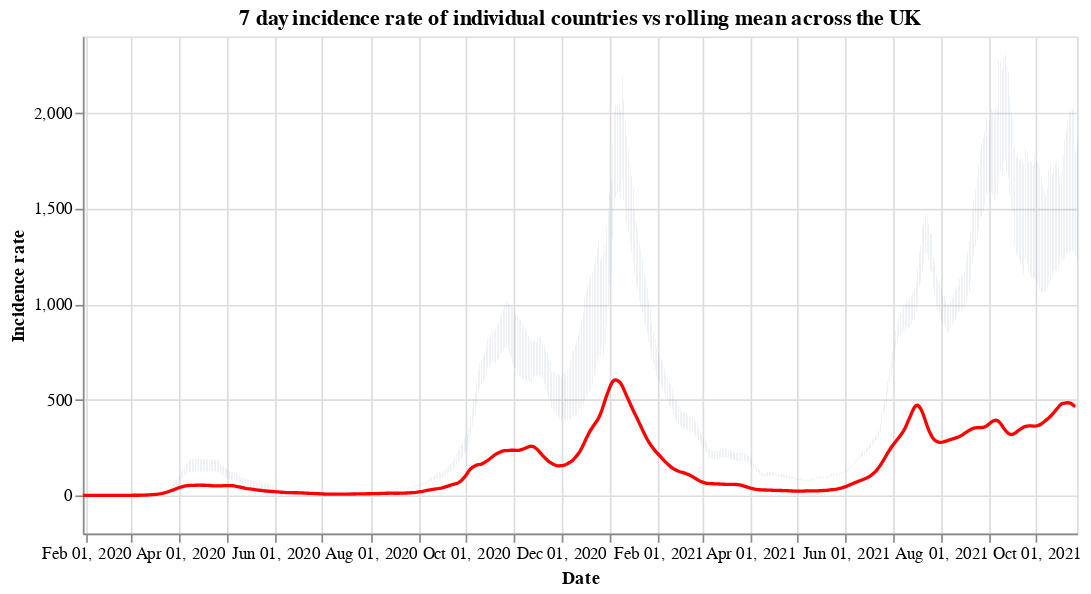

Source (notebook cell):
### Code cell
#collapse
countries = uk_cases['areaName'].unique()
countries.sort()

selection = alt.selection_single(
    name='Select',
    fields=['areaName'],
    init={'areaName': 'Wales'},
    bind={'areaName': alt.binding_select(options=countries)}
)

# scatter plot, modify opacity based on selection
bars = alt.Chart(uk_cases).mark_bar().add_selection(
    selection
).encode(
    x=alt.X("yearmonthdate(date):T", axis=alt.Axis(title='Date')),
    y=alt.Y("weeklyCasesRate:Q", axis=alt.Axis(title='Incidence rate')),
    tooltip='weeklyCasesRate:Q',
    opacity=alt.condition(selection, alt.value(1), alt.value(0))
).properties(title=f'7 day incidence rate of individual countries vs rolling mean across the UK', width=600)

line = alt.Chart(overview_cases).mark_line(
    color='red',
    size=2,
).transform_window(
    rolling_mean='mean(weeklyCasesRate)',
    frame=[0, 7]
).encode(
    x='yearmonthdate(date):T',
    y='rolling_mean:Q'
)

alt.layer(bars, line)

### Figure 1 — Vega-Lite specification as saved in the notebook (floating-point values rounded to 4 significant figures; data arrays with more than 128 entries replaced by an {"elided": "..."} marker saying what was removed)
{"config": {"view": {"continuousWidth": 400, "continuousHeight": 300}}, "layer": [{"data": {"name": "data-d79cf1ffffca9adaf9aeff965f9dcf12"}, "mark": "bar", "encoding": {"opacity": {"condition": {"value": 1, "selection": "Select"}, "value": 0}, "tooltip": {"type": "quantitative", "field": "weeklyCasesRate"}, "x": {"type": "temporal", "axis": {"title": "Date"}, "field": "date", "timeUnit": "yearmonthdate"}, "y": {"type": "quantitative", "axis": {"title": "Incidence rate"}, "field": "weeklyCasesRate"}}, "selection": {"Select": {"type": "single", "fields": ["areaName"], "init": {"areaName": "Wales"}, "bind": {"areaName": {"input": "select", "options": ["England", "Northern Ireland", "Scotland", "Wales"]}}}}, "title": "7 day incidence rate of individual countries vs rolling mean across the UK", "width": 600}, {"data": {"name": "data-81387b468dfd5965262ec9a66fc3cf61"}, "mark": {"type": "line", "color": "red", "size": 2}, "encoding": {"x": {"type": "temporal", "field": "date", "timeUnit": "yearmonthdate"}, "y": {"type": "quantitative", "field": "rolling_mean"}}, "transform": [{"window": [{"op": "mean", "field": "weeklyCasesRate", "as": "rolling_mean"}], "frame": [0, 7]}]}], "$schema": "https://vega.github.io/schema/vega-lite/v4.8.1.json", "datasets": {"data-d79cf1ffffca9adaf9aeff965f9dcf12": {"elided": "2452 records"}, "data-81387b468dfd5965262ec9a66fc3cf61": {"elided": "636 records"}}}
